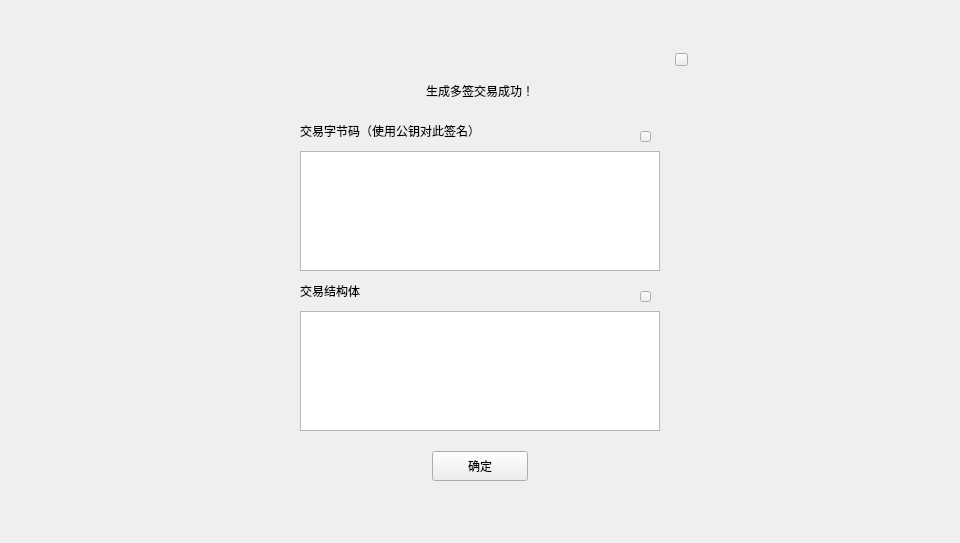
<?xml version="1.0" encoding="UTF-8"?>
<ui version="4.0">
 <class>MultiSigTrxResultDialog</class>
 <widget class="QDialog" name="MultiSigTrxResultDialog">
  <property name="geometry">
   <rect>
    <x>0</x>
    <y>0</y>
    <width>960</width>
    <height>543</height>
   </rect>
  </property>
  <property name="windowTitle">
   <string>Dialog</string>
  </property>
  <widget class="QWidget" name="widget" native="true">
   <property name="geometry">
    <rect>
     <x>0</x>
     <y>0</y>
     <width>960</width>
     <height>543</height>
    </rect>
   </property>
   <property name="WidgetStyle" stdset="0">
    <string>dialogBg</string>
   </property>
   <widget class="QWidget" name="containerWidget" native="true">
    <property name="geometry">
     <rect>
      <x>260</x>
      <y>41</y>
      <width>440</width>
      <height>460</height>
     </rect>
    </property>
    <property name="font">
     <font>
      <family>Microsoft YaHei UI Light</family>
     </font>
    </property>
    <property name="WidgetStyle" stdset="0">
     <string>container</string>
    </property>
    <widget class="QToolButton" name="okBtn">
     <property name="geometry">
      <rect>
       <x>172</x>
       <y>410</y>
       <width>96</width>
       <height>30</height>
      </rect>
     </property>
     <property name="font">
      <font>
       <family>Microsoft YaHei UI Light</family>
      </font>
     </property>
     <property name="cursor">
      <cursorShape>PointingHandCursor</cursorShape>
     </property>
     <property name="focusPolicy">
      <enum>Qt::NoFocus</enum>
     </property>
     <property name="styleSheet">
      <string notr="true"/>
     </property>
     <property name="text">
      <string>确定</string>
     </property>
     <property name="BtnStyle" stdset="0">
      <string>ok</string>
     </property>
    </widget>
    <widget class="QToolButton" name="closeBtn">
     <property name="geometry">
      <rect>
       <x>415</x>
       <y>12</y>
       <width>13</width>
       <height>13</height>
      </rect>
     </property>
     <property name="cursor">
      <cursorShape>PointingHandCursor</cursorShape>
     </property>
     <property name="focusPolicy">
      <enum>Qt::NoFocus</enum>
     </property>
     <property name="styleSheet">
      <string notr="true"/>
     </property>
     <property name="text">
      <string/>
     </property>
     <property name="BtnStyle" stdset="0">
      <string>closeDialog</string>
     </property>
    </widget>
    <widget class="QLabel" name="infoLabel">
     <property name="geometry">
      <rect>
       <x>100</x>
       <y>30</y>
       <width>240</width>
       <height>40</height>
      </rect>
     </property>
     <property name="text">
      <string>生成多签交易成功！</string>
     </property>
     <property name="alignment">
      <set>Qt::AlignCenter</set>
     </property>
     <property name="wordWrap">
      <bool>true</bool>
     </property>
     <property name="textInteractionFlags">
      <set>Qt::LinksAccessibleByMouse|Qt::TextSelectableByMouse</set>
     </property>
    </widget>
    <widget class="QLabel" name="label_2">
     <property name="geometry">
      <rect>
       <x>40</x>
       <y>240</y>
       <width>200</width>
       <height>20</height>
      </rect>
     </property>
     <property name="text">
      <string>交易结构体</string>
     </property>
    </widget>
    <widget class="QTextBrowser" name="trxStructTextBrowser">
     <property name="geometry">
      <rect>
       <x>40</x>
       <y>270</y>
       <width>360</width>
       <height>120</height>
      </rect>
     </property>
    </widget>
    <widget class="QTextBrowser" name="trxCodeTextBrowser">
     <property name="geometry">
      <rect>
       <x>40</x>
       <y>110</y>
       <width>360</width>
       <height>120</height>
      </rect>
     </property>
    </widget>
    <widget class="QLabel" name="label_3">
     <property name="geometry">
      <rect>
       <x>40</x>
       <y>80</y>
       <width>200</width>
       <height>20</height>
      </rect>
     </property>
     <property name="text">
      <string>交易字节码（使用公钥对此签名）</string>
     </property>
    </widget>
    <widget class="QToolButton" name="copyBtn">
     <property name="geometry">
      <rect>
       <x>380</x>
       <y>90</y>
       <width>11</width>
       <height>11</height>
      </rect>
     </property>
     <property name="font">
      <font>
       <family>微软雅黑</family>
      </font>
     </property>
     <property name="cursor">
      <cursorShape>PointingHandCursor</cursorShape>
     </property>
     <property name="focusPolicy">
      <enum>Qt::NoFocus</enum>
     </property>
     <property name="text">
      <string/>
     </property>
     <property name="BtnStyle" stdset="0">
      <string>copy</string>
     </property>
    </widget>
    <widget class="QToolButton" name="copyBtn2">
     <property name="geometry">
      <rect>
       <x>380</x>
       <y>250</y>
       <width>11</width>
       <height>11</height>
      </rect>
     </property>
     <property name="font">
      <font>
       <family>微软雅黑</family>
      </font>
     </property>
     <property name="cursor">
      <cursorShape>PointingHandCursor</cursorShape>
     </property>
     <property name="focusPolicy">
      <enum>Qt::NoFocus</enum>
     </property>
     <property name="text">
      <string/>
     </property>
     <property name="BtnStyle" stdset="0">
      <string>copy</string>
     </property>
    </widget>
   </widget>
  </widget>
 </widget>
 <resources/>
 <connections/>
</ui>
